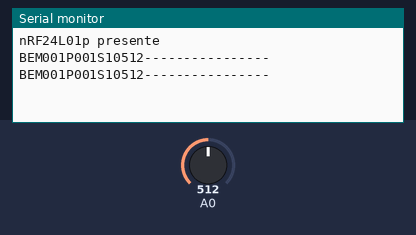
Bench run of a sketch on a simulated Arduino Uno, built with avr-gcc and run on an emulated ATmega328P. On the bench: the last lines printed to the serial monitor. The inputs (shaded band) are chosen by the test bench; at power-on: A0 = 512. No radio packets arrive unless stated.

Above: at 5.8 s.
5.9 s: A0 set to 716
At 11.0 s:
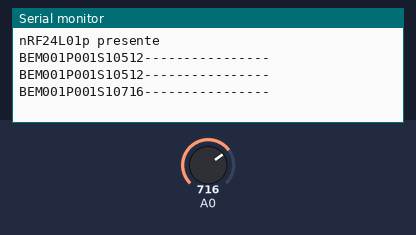
11.9 s: A0 set to 900
At 16.1 s:
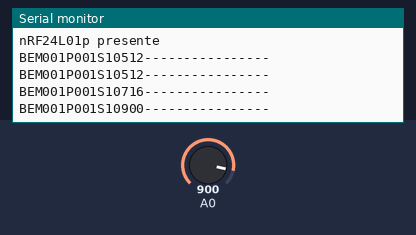
Timing chart, 0 to 17.6 s (numbered marks = the images above; inputs shaded):
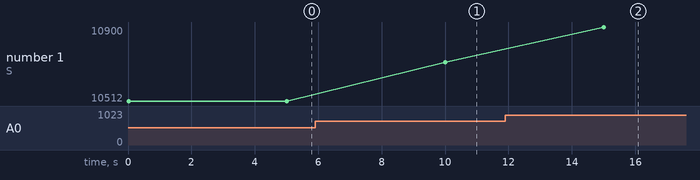

Measured:
- after the input at 5.9 s, the serial monitor: prints a new line after 4.1 s (image 1)
- after the input at 11.9 s, the serial monitor: prints a new line after 3.1 s (image 2)
- plotted number 1: 10512 → 10716 after the input at 5.9 s, 10716 → 10900 after the input at 11.9 s

The sketch:

sketch_sensore.ino
```cpp
#include <RF24.h>
RF24 radio(7, 8);

#define ID "BE"
#define TIPO "S1"
#define MITTENTE "M001"
#define DESTINATARIO "P001"
#define WRITINGPIPE "00001"
#define VUOTO "----------------"

struct pacchettoS1 {
  char id[2];
  char mittente[4];
  char destinatario[4];
  char tipo[2];
  char valoreSensore[4];
  char vuoto[16];
};

void setup() {
  Serial.begin(9600);

  radio.begin();
  radio.setPALevel(RF24_PA_MIN);
  radio.setPayloadSize(32);
  radio.setDataRate(RF24_2MBPS);
  radio.openWritingPipe((byte *)WRITINGPIPE);
  radio.stopListening();
  if (radio.isChipConnected())
     Serial.println ("nRF24L01p presente");
  else
     Serial.println ("nRF24L01p non rilevato");
}

void loop() {
  int num = analogRead(A0);
  char s[5];
  sprintf(s, "%04d", num);

  struct pacchettoS1 msg;
  memcpy(msg.id, ID, sizeof(msg.id));
  memcpy(msg.mittente, MITTENTE, sizeof(msg.mittente));
  memcpy(msg.destinatario, DESTINATARIO, sizeof(msg.destinatario));
  memcpy(msg.tipo, TIPO, sizeof(msg.tipo));
  memcpy(msg.valoreSensore, s, sizeof(msg.valoreSensore));
  memcpy(msg.vuoto, VUOTO, sizeof(msg.vuoto));

  Serial.write((char *)&msg, sizeof(msg));
  Serial.println();

  radio.write((char *)&msg, sizeof(msg));


  delay(5000);

}
```
